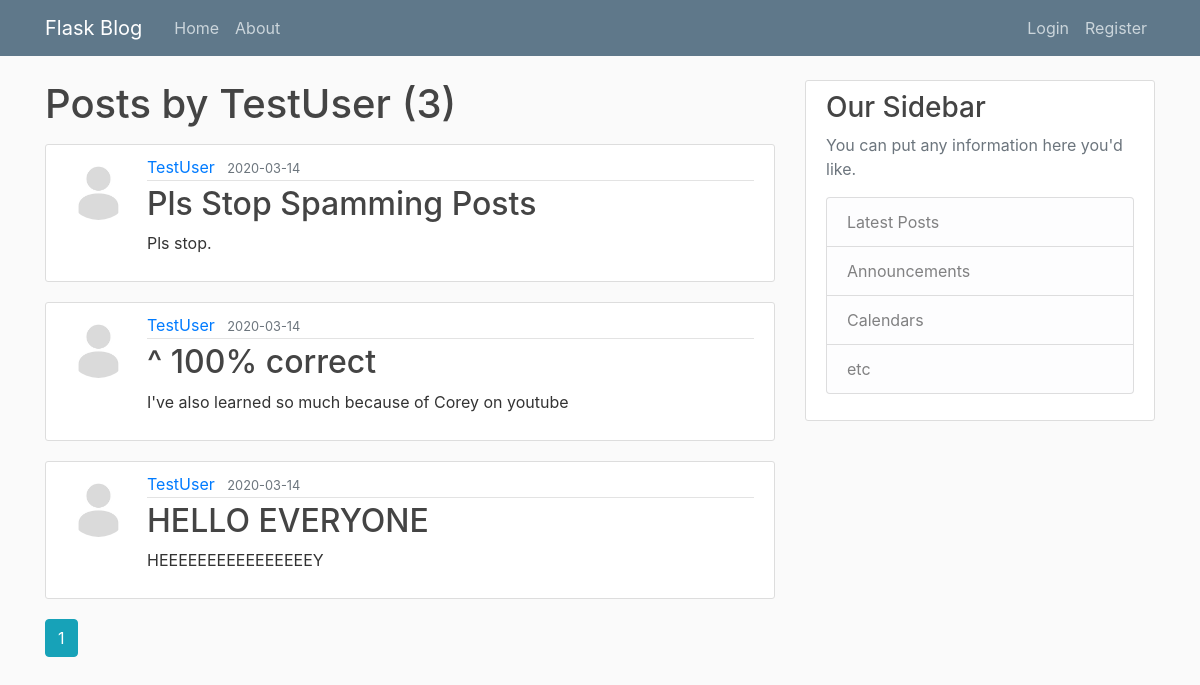
Page /user/TestUser on the committed database.
### app/models.py (models this page shows, shortened)
class User(db.Model, UserMixin):
    id = db.Column(db.Integer, primary_key=True)
    username = db.Column(db.String(20), unique=True, nullable=False)
    email = db.Column(db.String(120), unique=True, nullable=False)
    image_file = db.Column(db.String(20), nullable=False, default='default.jpg')
    password = db.Column(db.String(60), nullable=False)
    posts = db.relationship('Post', backref='author', lazy=True)

class Post(db.Model):
    id = db.Column(db.Integer, primary_key=True)
    title = db.Column(db.String(100), nullable=False)
    date_posted = db.Column(db.DateTime, nullable=False, default=datetime.utcnow)
    content = db.Column(db.Text, nullable=False)
    user_id = db.Column(db.Integer, db.ForeignKey('user.id'), nullable=False)

### app/users/routes.py (the view)
@users.route('/user/<string:username>')
def user_posts(username):
    user = User.query.filter_by(username=username).first_or_404()
    page = request.args.get('page', 1, type=int)
    posts = Post.query.filter_by(author=user).order_by(Post.date_posted.desc()).paginate(page=page, per_page=5)
    return render_template('user_posts.html', posts=posts, user=user)

### app/templates/user_posts.html
{% extends "layout.html" %}
{% block content %}
    <h1 class="mb-3">Posts by {{ user.username }} ({{ posts.total }})</h1>
    {% for post in posts.items %}
        <article class="media content-section">
            <img class="rounded-circle article-img" src="{{ url_for('static', filename='profile_pics/' + post.author.image_file) }}">
          <div class="media-body">
            <div class="article-metadata">
              <a class="mr-2" href="{{url_for('users.user_posts', username=post.author.username) }}">{{ post.author.username }}</a>
              <small class="text-muted">{{ post.date_posted.strftime('%Y-%m-%d') }}</small>
            </div>
            <h2><a class="article-title" href="{{ url_for('posts.post', post_id=post.id) }}">{{ post.title }}</a></h2>
            <p class="article-content">{{ post.content }}</p>
          </div>
        </article>
    {% endfor %}
    {% for page_num in posts.iter_pages(left_edge=1, right_edge=1, left_current=1, right_current=2) %}
        {% if page_num %}
            {% if posts.page == page_num %}
                <a class="btn btn-info mb-4" href="{{ url_for('users.user_posts', username=user.username, page=page_num) }}">{{ page_num }}</a>
            {% else %}
                <a class="btn btn-outline-info mb-4" href="{{ url_for('users.user_posts', username=user.username, page=page_num) }}">{{ page_num }}</a>
            {% endif %}
        {% else %}
            ...
        {% endif %}
    {% endfor %}
{% endblock content %}

### app/static/main.css (style rules this page uses)
body { background: #fafafa; color: #333333; margin-top: 5rem; }
h1, h2, h3, h4, h5, h6 { color: #444444; }
.content-section { background: #ffffff; padding: 10px 20px; border: 1px solid #dddddd; border-radius: 3px; margin-bottom: 20px; }
.article-title { color: #444444; }
.article-content { white-space: pre-line; }
.article-img { height: 65px; width: 65px; margin-right: 16px; }
.article-metadata { padding-bottom: 1px; margin-bottom: 4px; border-bottom: 1px solid #e3e3e3 }

### rows in the picture
User: username "TestUser"
Post: image_file (placeholder picture), author.username "TestUser", date_posted "2020-03-14", title "Pls Stop Spamming Posts", content "Pls stop."
Post: image_file (placeholder picture), author.username "TestUser", date_posted "2020-03-14", title "^ 100% correct", content "I've also learned so much because of Corey on youtube"
Post: image_file (placeholder picture), author.username "TestUser", date_posted "2020-03-14", title "HELLO EVERYONE", content "HEEEEEEEEEEEEEEEEY"

### other values in the picture
{{ posts.total }} "3"
{{ page_num }} "1"
